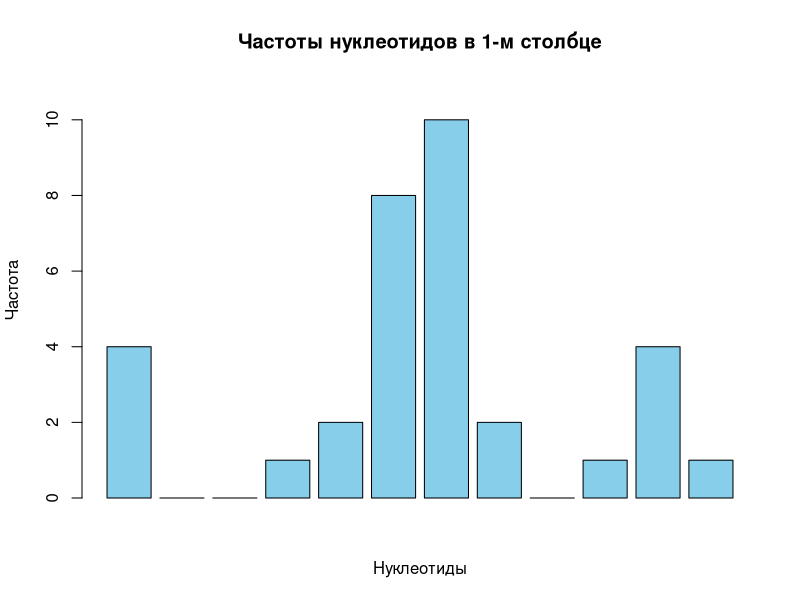

This figure's R source:
motifs2 <- matrix(c(
  "a", "C", "g", "G", "T", "A", "A", "t", "t", "C", "a", "G",
  "t", "G", "G", "G", "C", "A", "A", "T", "t", "C", "C", "a",
  "A", "C", "G", "t", "t", "A", "A", "t", "t", "C", "G", "G",
  "T", "G", "C", "G", "G", "G", "A", "t", "t", "C", "C", "C",
  "t", "C", "G", "a", "A", "A", "A", "t", "t", "C", "a", "G",
  "A", "C", "G", "G", "C", "G", "A", "a", "t", "T", "C", "C",
  "T", "C", "G", "t", "G", "A", "A", "t", "t", "a", "C", "G",
  "t", "C", "G", "G", "G", "A", "A", "t", "t", "C", "a", "C",
  "A", "G", "G", "G", "T", "A", "A", "t", "t", "C", "C", "G",
  "t", "C", "G", "G", "A", "A", "A", "a", "t", "C", "a", "C"
), nrow = 10, byrow = TRUE)

motifs2 <- toupper(motifs2)

count_matrix <- apply(motifs2, 2, function(col) table(factor(col, levels = c("A", "C", "G", "T"))))
count_matrix <- t(count_matrix)

profile_matrix <- apply(count_matrix, 2, function(col) col / sum(col))
profile_matrix <- t(profile_matrix)

scoreMotifs <- function(motifs, profile) {
  score <- 0
  for (i in 1:nrow(motifs)) {
    for (pos in 1:ncol(motifs)) {
      nuc <- motifs[i, pos]
      score <- score + log2(profile[nuc, pos])
    }
  }
  return(score)
}

score <- scoreMotifs(motifs2, profile_matrix)

getConsensus <- function(count_matrix) {
  consensus <- ""
  for (j in 1:ncol(count_matrix)) {
    max_nuc <- names(which.max(count_matrix[, j]))
    consensus <- paste0(consensus, max_nuc)
  }
  return(consensus)
}

consensus_seq <- getConsensus(count_matrix)

col1_counts <- count_matrix[, 1]
barplot(col1_counts, 
        col = "skyblue", 
        main = "Частоты нуклеотидов в 1-м столбце",
        xlab = "Нуклеотиды",
        ylab = "Частота",
        ylim = c(0, max(col1_counts) * 1.1))
